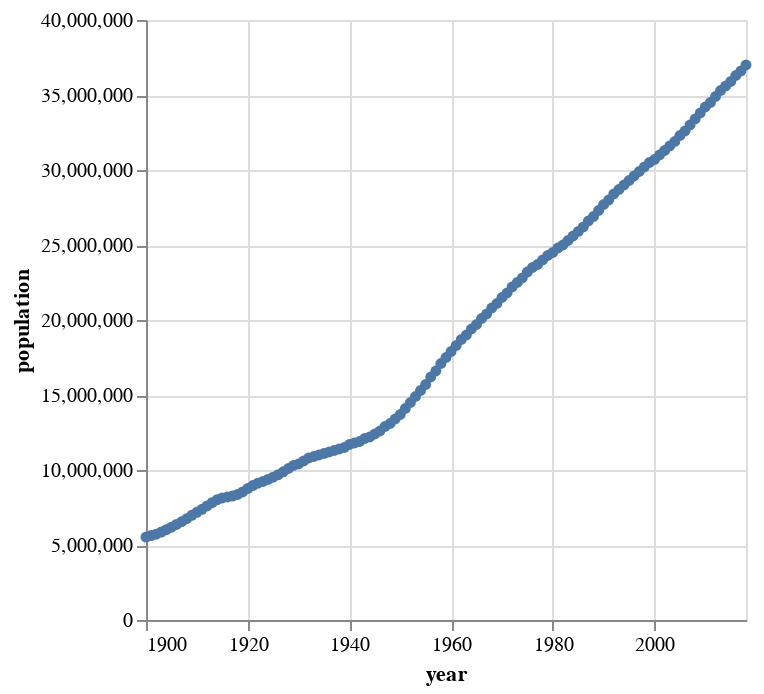

Notebook source saved alongside this figure:
### Markdown cell above
It’s a bit difficult to tell what was happening at each year in the current visualization.
We can see a steady increase in the population, but sometime between 1940 and 1955 the rate of increase seems to change.

To make this easier to explore, let’s add a **tooltip** that shows the exact values when hovering over the line.
In addition, Altair allows us to display the individual data points by using the `point` property inside `mark_line`.

### Code cell
canada_line_styled = alt.Chart(canada_data).mark_line(point=True).encode(
    alt.X('year:T'),
    alt.Y('population:Q'),
    alt.Tooltip(['year', 'population'])
)

# Show plot
canada_line_styled
